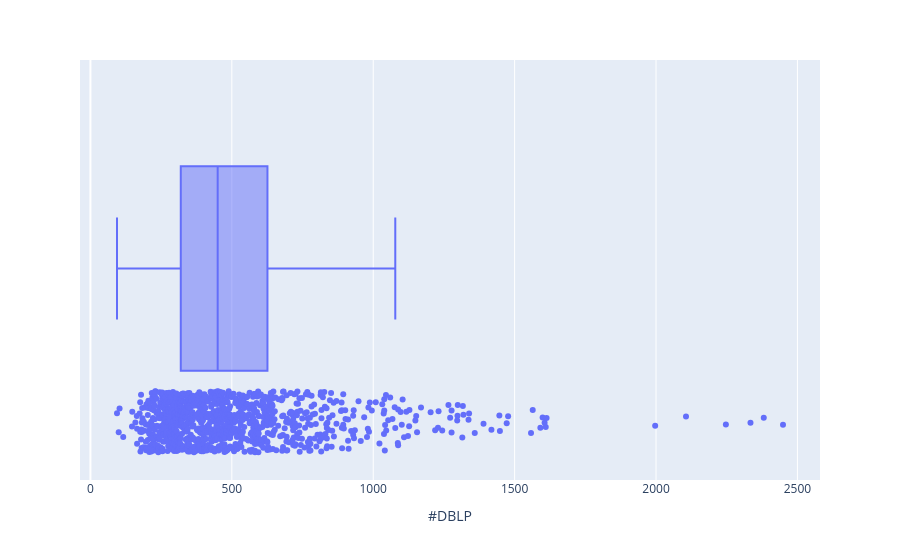

Notebook cell for this chart:
### Markdown cell above
### Box Plot
Single Box Plot

### Code cell
px.box(df, x='#DBLP', points='all').show(render='colab')

### Figure 1 — Plotly figure (JSON) as saved in the notebook; plotly's stock layout.template omitted (floating-point values rounded to 4 significant figures; data arrays with more than 128 entries replaced by an {"elided": "..."} marker saying what was removed)
{"data": [{"alignmentgroup": "True", "boxpoints": "all", "hovertemplate": "#DBLP=%{x}<extra></extra>", "legendgroup": "", "marker": {"color": "#636efa"}, "name": "", "notched": false, "offsetgroup": "", "orientation": "h", "showlegend": false, "type": "box", "x": {"elided": "1000 int values"}, "x0": " ", "xaxis": "x", "y0": " ", "yaxis": "y"}], "layout": {"boxmode": "group", "legend": {"tracegroupgap": 0}, "margin": {"t": 60}, "xaxis": {"anchor": "y", "domain": [0, 1], "title": {"text": "#DBLP"}}, "yaxis": {"anchor": "x", "domain": [0, 1]}}}
